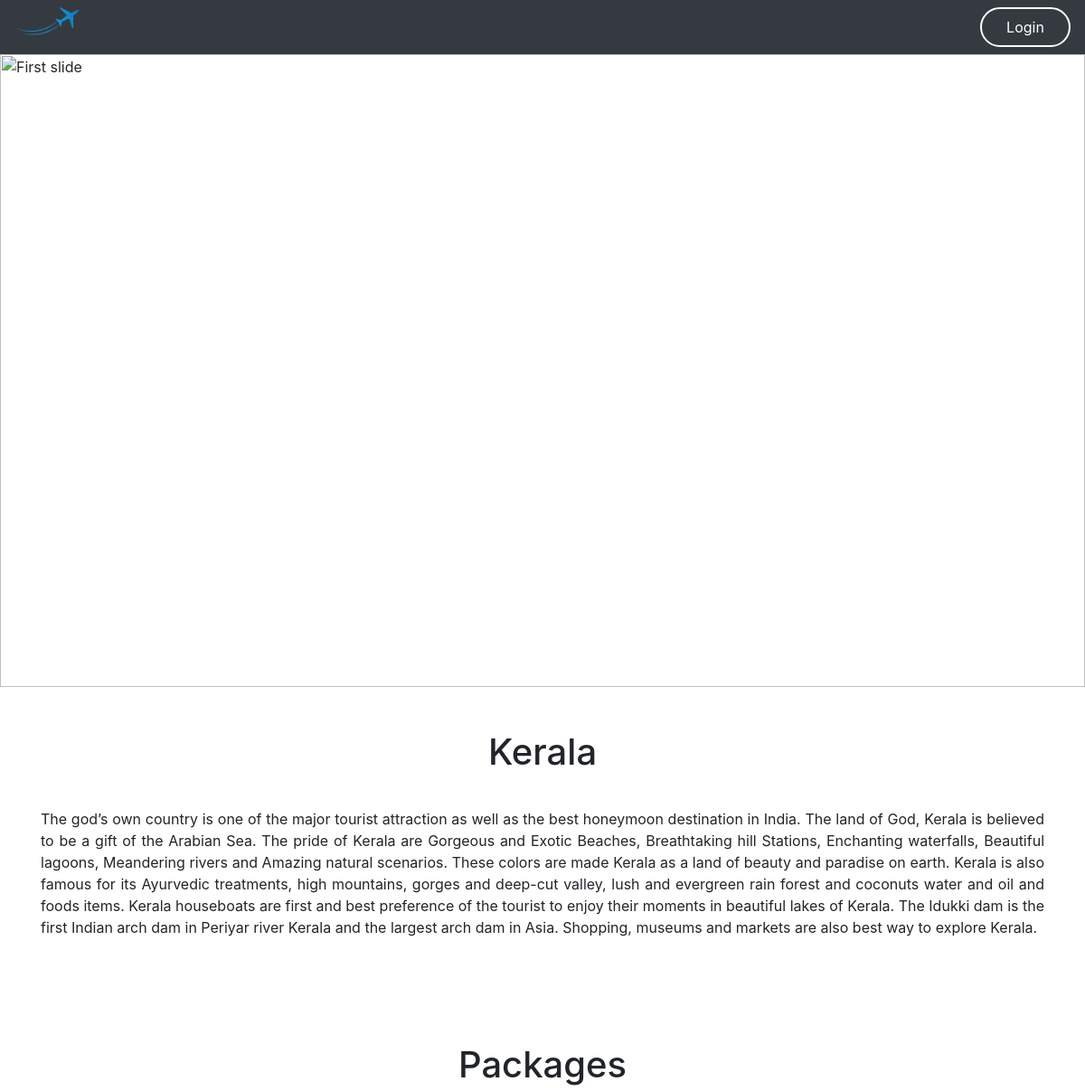
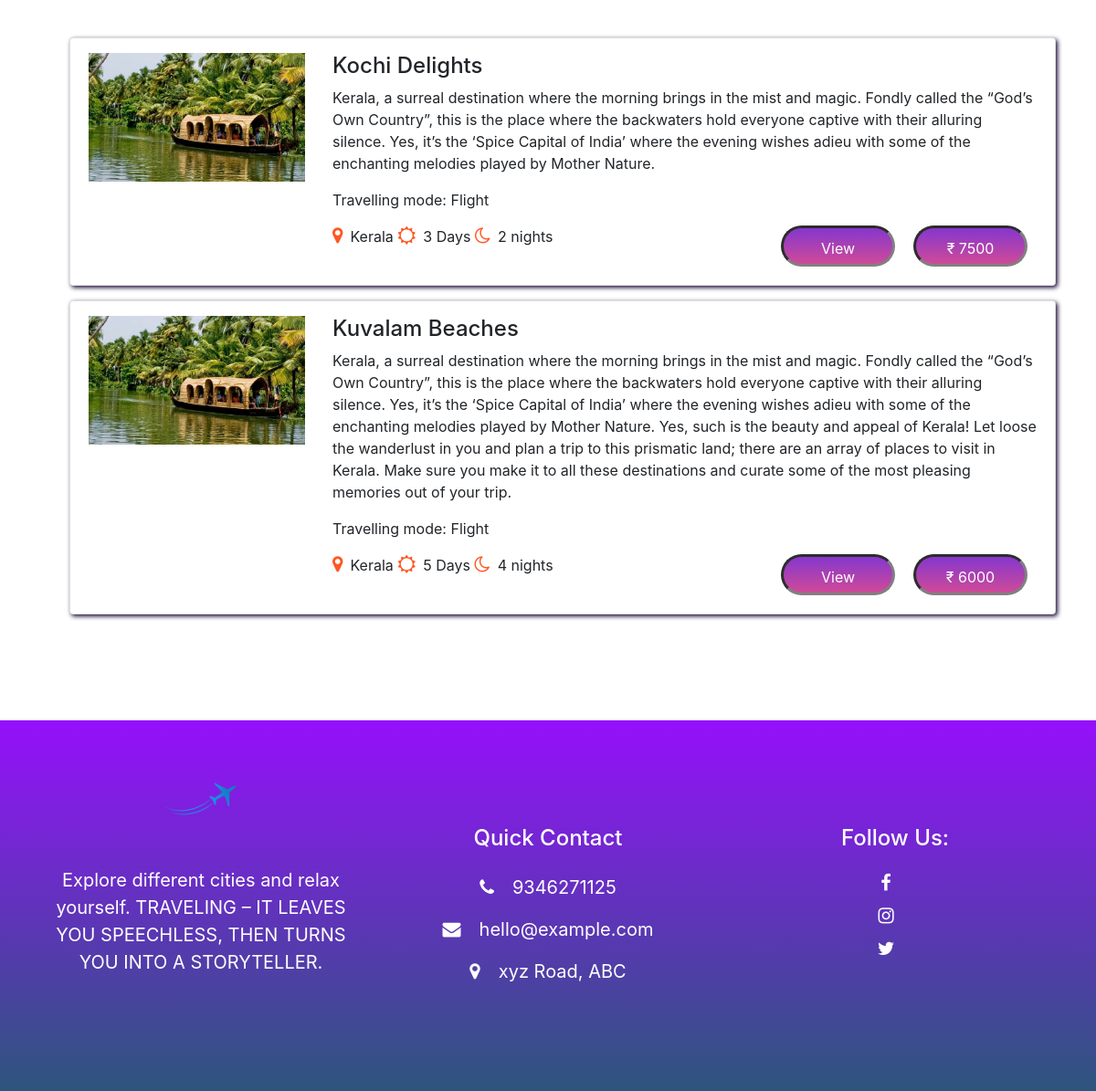
The app's page /users/destination/2/ with its own data (2 pictures, top to bottom).
### adminside/models.py (models this page shows, shortened)
class Destination(models.Model):
    name = models.CharField(max_length=200)
    state = models.CharField(max_length=100)
    city = models.CharField(max_length=100)
    dtn_description = models.TextField()
    def __str__(self):
        return f'{self.name}'

class Package(models.Model):
    destination = models.ForeignKey(Destination,on_delete=models.CASCADE)
    accomodation = models.ForeignKey(Accomodation,on_delete=models.CASCADE)
    travel = models.ForeignKey(Travel,on_delete=models.CASCADE)
    bookings = models.ManyToManyField(User,through=UserBookings)
    package_name = models.CharField(max_length=200,default="NULL") # ye dalna
    adult_price = models.IntegerField()
    child_price = models.IntegerField()
    description = models.TextField(default="NO DESCRIPTION ADDED")
    inclusive = models.TextField()
    exclusive = models.TextField()
    number_of_days = models.PositiveIntegerField()
    number_of_times_booked = models.PositiveIntegerField(default=0)

### users/views.py (the view)
# urls.py: path('destination/', views.destination,name = 'destination'),
def destination(request,id):
	id=id
	dest=Destination.objects.get(id=id)
	packs=dest.package_set.all()
	nights=[]
	price=[]
	dtn_image_url_list = []
	travel=[]
	for i in packs:
		nights.append(i.number_of_days-1)
		price.append(i.adult_price+i.accomodation.price_per_room)
		mode=i.travel.travelling_mode
		if(mode=="TN"):
			travel.append("Train")
		elif(mode=="FT"):
			travel.append("Flight")
		else:
			travel.append("Bus")
		destination_img_object = i.destination.destinationimages_set.all()[0] #destination images object
		img = dtn_image_url_list.append(destination_img_object.small_image.url)
	packages=zip(packs,nights,price,travel,dtn_image_url_list)
	images = dest.destinationimages_set.all()[0] #destination images object
	caraousel1 = images.caraousel1.url
	caraousel2 = images.caraousel2.url
	caraousel3 = images.caraousel3.url
	context={'dest':dest,'packages':packages,'caraousel1':caraousel1,'caraousel2':caraousel2,'caraousel3':caraousel3}
	return render(request,'users/destination.html',context)

### users/templates/users/destination.html (shortened to what this page needs)
{% load static %}
<html>
<head>
    <link rel="stylesheet" href="https://stackpath.bootstrapcdn.com/font-awesome/4.7.0/css/font-awesome.min.css">
    <link rel="stylesheet" href="{% static '/css/style.css' %}">
    <link rel="stylesheet" href="https://cdnjs.cloudflare.com/ajax/libs/animate.css/4.0.0/animate.min.css" />
    <link rel="stylesheet" href="https://stackpath.bootstrapcdn.com/bootstrap/4.5.2/css/bootstrap.min.css">
</head>
<body>
    <section class="navhead">
        <nav class="navbar navbar-dark bg-dark justify-content-between">
            <a class="navbar-brand" href="/users"><img src="{% static 'images/logo1.png' %}"></a>
                {% if user.is_authenticated %}
                <a href="/logout" class="login-btn-dest">Logout</a>
                {% else %}
                <a href="/login?next={{request.path}}" class="login-btn-dest">Login</a>
                {% endif %}
        </nav>
        <div id="carouselExampleIndicators" class="carousel slide" data-ride="carousel">
            <ol class="carousel-indicators">
                <li data-target="#carouselExampleIndicators" data-slide-to="0" class="active"></li>
                <li data-target="#carouselExampleIndicators" data-slide-to="1"></li>
                <li data-target="#carouselExampleIndicators" data-slide-to="2"></li>
            </ol>
            <div class="carousel-inner" style="height:700px">
                <div class="carousel-item active">
                    <img class="d-block w-100" src="{{caraousel1}}" alt="First slide">
                </div>
            </div>
            <a class="carousel-control-prev" href="#carouselExampleIndicators" role="button" data-slide="prev">
                <span class="carousel-control-prev-icon" aria-hidden="true"></span>
            </a>
            <a class="carousel-control-next" href="#carouselExampleIndicators" role="button" data-slide="next">
                <span class="carousel-control-next-icon" aria-hidden="true"></span>
            </a>
        </div>
    </section>
    <section class="container mt-5">
        <h1>{{dest.name}}</h1>
        <div class="desc" style="text-align:justify">
            <p>{{dest.dtn_description}}</p>
        </div>
    </section>
    <section class="packages mt-0">
        <h1>Packages</h1>
        <div class="container">
            {% for pack,night,price,travel,img in packages %}
            <div class="col-12 col-md-12 m-3">
                <div class="card pull-up">
                    <div class="card-content collapse show">
                        <div class="card-body pt-2">
                            <div class="row">
                                <div class="col-md-3 col-12 pt-2 text-center">
                                    <img src="{{img}}" alt="Card image cap" style="max-width:100%; max-height:100%">
                                </div>
                                <div class="col-md-9 col-12 pt-2">
                                    <h4>{{pack.package_name}}</h4>
                                    <p>{{pack.description}}</p>
                                    <p>Travelling mode: {{travel}}</p>
                                    <div class="icons">
                                        <span><i class="fa fa-map-marker mr-2"></i>{{pack.destination}}</span>
                                        <span><i class="fa fa-sun-o mr-2"></i>{{pack.number_of_days}} Days</span>
                                        <span><i class="fa fa-moon-o mr-2"></i>{{night}} nights</span>
                                        <div class="price-dest">
                                            <p>₹ {{price}}</p>
                                        </div>
                                        <a href="{% url 'users-detail-package' pack.id %}">
                                            <div class="price-dest">
                                                View
                                            </div>
                                        </a>
                                    </div>
                                </div>
                            </div>
                        </div>
                    </div>
                </div>
            </div>
            {% endfor %}
        </div>
    </section>
    <section class="footer">
        <div class="container">
            <div class="row">
                <div class="col-md-4">
                    <img src="{% static 'images/logo.png' %}" class="footer-logo">
                    <p>Explore different cities and relax yourself. TRAVELING – IT LEAVES YOU SPEECHLESS, THEN TURNS YOU
                        INTO A STORYTELLER.</p>
                </div>
                <div class="col-md-4">
                    <h4>Quick Contact</h4>
                    <p><i class="fa fa-phone"></i>9346271125</p>
                    <p><i class="fa fa-envelope"></i>hello@example.com</p>
                    <p><i class="fa fa-map-marker"></i>xyz Road, ABC</p>
                </div>
                <div class="col-md-4">
                    <h4>Follow Us:</h4>
                    <p><i class="fa fa-facebook"></i></p>
                    <p><i class="fa fa-instagram"></i></p>
                    <p><i class="fa fa-twitter"></i></p>
                </div>
            </div>
        </div>
    </section>
</body>
</html>

### static/css/style.css (style rules this page uses)
* { margin:0; padding:0; }
:root { --animate-duration: 800ms; --animate-delay: 0.9s; }
.navbar img { width:75px; float:left; margin-top:-15px; }
.price-dest { float:right; background:linear-gradient(#8537ce,#cf4a98); padding:10px; border-radius:30px; height:45px; width:125px; text-align:center; border-style:inset; border-color: grey; color:white; margin:0 10px; }
.icons a { text-decoration:none; color:white }
.packages { padding:100px 0; }
h1 { text-align:center; padding-bottom:30px; }
.packages .fa { font-size:20px; color:#ff5722; }
.footer { text-align:center; padding:100px 20px; background-image:linear-gradient(#9610fb,#2d557d); color:#fff; }
.footer-logo { width:120px; margin-top:-75px; margin-bottom:15px; text-align:center; }
.footer h4 { text-align:center; margin-top:15px; margin-bottom:25px; }
.footer p { text-align:center; font-size:20px; }
.footer .row .fa { padding-right:20px; font-size:20px; }
.pull-up { transition: transform .2s; border-radius: 10px; box-shadow: 2px 2px 5px rgb(22, 5, 51); }

### users/templates/users/destination.html (style rules this page uses)
.login-btn-dest { width:100px; padding:8px 0; outline:none !important; border:2px solid #fff; border-radius: 50px; background:transparent; color: #fff; text-align:center }

### records on screen
Destination: name "Kerala", dtn_description "The god’s own country is one of the major tourist attraction as well as the best honeymoon destination in India. The land of God, Kerala is believed to be a gift of the Arabian Sea. The pride of Kerala are Gorgeous and Exotic Beaches, Breathtaking hill Stations, Enchanting waterfalls, Beautiful lagoons, Meandering rivers and Amazing natural scenarios. These colors are made Kerala as a land of beauty and paradise on earth. Kerala is also famous for its Ayurvedic treatments, high mountains, gorges and deep-cut valley, lush and evergreen rain forest and coconuts water and oil and foods items. Kerala houseboats are first and best preference of the tourist to enjoy their moments in beautiful…"
Package: package_name "Kochi Delights", description "Kerala, a surreal destination where the morning brings in the mist and magic. Fondly called the “God’s Own Country”, this is the place where the backwaters hold everyone captive with their alluring silence. Yes, it’s the ‘Spice Capital of India’ where the evening wishes adieu with some of the enchanting melodies played by Mother Nature.", travel "Flight", destination "Kerala", number_of_days "3", night "2", price "7500"
Package: package_name "Kuvalam Beaches", description "Kerala, a surreal destination where the morning brings in the mist and magic. Fondly called the “God’s Own Country”, this is the place where the backwaters hold everyone captive with their alluring silence. Yes, it’s the ‘Spice Capital of India’ where the evening wishes adieu with some of the enchanting melodies played by Mother Nature. Yes, such is the beauty and appeal of Kerala! Let loose the wanderlust in you and plan a trip to this prismatic land; there are an array of places to visit in Kerala. Make sure you make it to all these destinations and curate some of the most pleasing memories out of your trip.", travel "Flight", destination "Kerala", number_of_days "5", id "4", price "6000"
